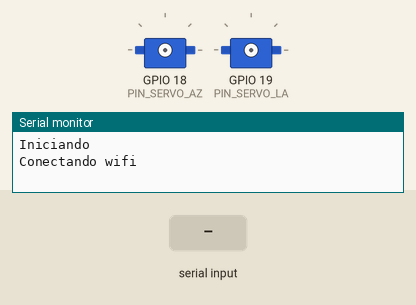
Recording of a sketch running on a simulated ESP32. Parts: 2 × servo, the last lines printed to the serial monitor. The test bench sets the inputs (shaded band). WiFi joins after 1.5 s; servers stay silent unless stated; no MQTT or app messages arrive unless stated.

Above: at 0.1 s.
At 3.7 s:
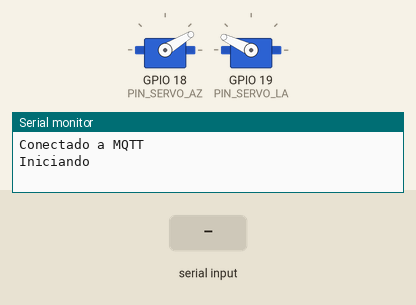
3.8 s: "Y" received over the second serial link
At 9.6 s:
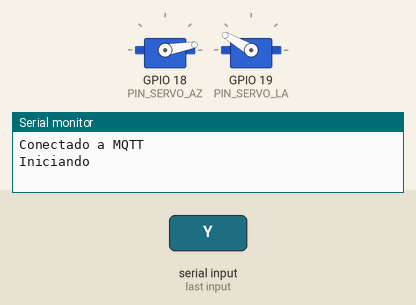
9.8 s: "1" received over the second serial link
Timing chart, 0 to 71.3 s (numbered marks = the images above; inputs shaded):
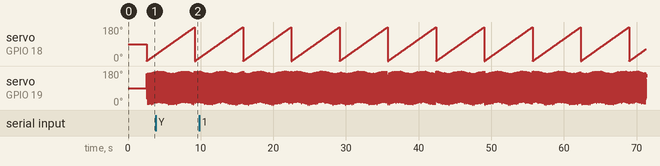

Measured:
- by itself, servo on GPIO 18 (PIN_SERVO_AZ): ramps from 0° to 180° and jumps back, once every 6.6 s

The sketch:

lidarCodigo.ino
```cpp
#include <ESP32Servo.h>
#include <DFRobot_TFmini.h>
#include <WiFi.h>
#include <PubSubClient.h>
#include <ArduinoJson.h>

// El ESP32 tiene Serial2 por hardware en los pines 16 y 17
#define RXD2 17 // Conectar al TX (Verde) del TFmini
#define TXD2 16 // Conectar al RX (Azul) del TFmini

#define PIN_SERVO_AZ 18
#define PIN_SERVO_LA 19

//Definición de los sensores y actuadores
DFRobot_TFmini TFmini;
Servo MOTOR_AZ;
Servo MOTOR_LA;


//-----------------------Credenciales de Wifi -------------------
int status = WL_IDLE_STATUS;
const char *NAME = "sagemcomDF20";
const char *PASS = "EDUZNU2N2CDNJN";

//---------------------------------------------------------------

//-----------------------Credenciales de MQTT -------------------
const char* MQTT_SERVER = "192.168.0.27";
const int MQTT_PORT = 1883;
const char* MQTT_USER = "";
const char* MQTT_PASSWORD = "";
const char* MQTT_TOPIC = "Lidar/Distance";
//---------------------------------------------------------------

//Inicialización de cliente MQTT
WiFiClient espClient;
PubSubClient client(espClient);

JsonDocument doc;

uint16_t  distanceT;

//-----------------------Declaración de funciones -------------------
void wifiSetup();
void mqttSetup();
void servoSetup();
//-------------------------------------------------------------------

void setup() {

  Serial.begin(115200);
  Serial.println("Iniciando");

  wifiSetup();
  mqttSetup();
  servoSetup();

  Serial2.begin(115200, SERIAL_8N1, RXD2, TXD2);
  TFmini.begin(Serial2);
  Serial.println("Iniciando");
  delay(1000);


}

void loop() {

  for(uint8_t j = 0; j <= 180;j++)//Comienza el barrido con el ángulo theta
  {

    MOTOR_AZ.write(j);

    doc["theta"] = j;
    JsonArray distances = doc["distances"].to<JsonArray>();
    /*El array se irá enviado con el siguiente formato :
    theta: <valor>, distances: [<valor1>, <valor2>, ...] */

    if(j%2 == 0) //Si el ángulo es par o cero irá hacia un lado si no al contrario
    {
      for(uint8_t i = 0; i <= 180; i++) //Movemos el angulo phi y creamos el vector de distancias
      {
        client.loop();
        MOTOR_LA.write(i);
        if(TFmini.measure())
        {
          distanceT = TFmini.getDistance();
          distances.add(distanceT); //Añadimos la distancia
       }

      }
   }else{
    for(uint8_t i = 181; i > 0; i--)
    {
        client.loop();
        MOTOR_LA.write(i);
        if(TFmini.measure()){
          distanceT = TFmini.getDistance();
          distances.add(distanceT);
        }

      }
    }
    //Serializamos el JSON y lo publicamos en el tópico MQTT
    char buffer[1024];
    size_t n = serializeJson(doc, buffer);
    client.publish(MQTT_TOPIC, buffer, n);
  }
}


 void wifiSetup()
 {
  WiFi.mode(WIFI_STA);
  WiFi.begin(NAME, PASS);
  while(status != WL_CONNECTED){
    Serial.println("Conectando wifi");
    delay(500);
    status = WiFi.status();
  }
  Serial.print("WiFi conectado. IP del ESP32: ");
}

void mqttSetup()
{
  client.setClient(espClient);
  client.setServer(MQTT_SERVER, MQTT_PORT);
  while (!client.connected()){
      Serial.println("Conectando MQTT...");
      if (client.connect("espClient_lidar", MQTT_USER, MQTT_PASSWORD)) {
        Serial.println("Conectado a MQTT");
      } else {
        Serial.print("Error al conectar a MQTT, rc=");
        Serial.print(client.state());
        delay(2000);
      }
  }
    client.setBufferSize(1024);
}

void servoSetup()
{
//Alocamos los timer para confirmar el correcto funcionamiento
  ESP32PWM::allocateTimer(0);
  ESP32PWM::allocateTimer(1);
  ESP32PWM::allocateTimer(2);
  ESP32PWM::allocateTimer(3);

  MOTOR_AZ.setPeriodHertz(50);
  MOTOR_LA.setPeriodHertz(50);

  MOTOR_AZ.attach(PIN_SERVO_AZ, 500, 2400);
  MOTOR_LA.attach(PIN_SERVO_LA, 500, 2400);
}
```

DFRobot_TFmini.cpp
```cpp
#include <DFRobot_TFmini.h>

void      DFRobot_TFmini::begin(Stream &s_)
{
    TFSerial = &s_;
    //TFSerial->begin(115200);
}

bool      DFRobot_TFmini::measure(void)
{
    uint8_t       TFbuff[9] = {0};
    long          checksum  = 0 ;
    while(TFSerial->available()){
        TFbuff[0] = TFSerial->read();
        checksum += TFbuff[0];
        if(TFbuff[0] == 'Y'){
            TFbuff[1] = TFSerial->read();
            checksum += TFbuff[1];
            if(TFbuff[1] == 'Y'){
                for(int i = 2;i < 8;i++){
                    TFbuff[i] = TFSerial->read();
                    checksum += TFbuff[i];
                }
                TFbuff[8] = TFSerial->read();
                checksum &= 0xff;
                if(checksum == TFbuff[8]){
                    distance = TFbuff[2]+TFbuff[3]*256;
                    strength = TFbuff[4]+TFbuff[5]*256;
                    return true;
                }else{
                    checksum  = 0;
                }
            }else{
                checksum  = 0;
            }
        }else{
            checksum  = 0;
        }
    }
    return false;
}

uint16_t  DFRobot_TFmini::getDistance(void)
{
    return distance;
}

uint16_t  DFRobot_TFmini::getStrength(void)
{
    return strength;
}
```

DFRobot_TFmini.h
```cpp
#ifndef __DFRobot_TFmini_H__
#define __DFRobot_TFmini_H__

#include <Arduino.h>
#include <stdint.h>
#include <Wire.h>
#include "stdio.h"
#include <SoftwareSerial.h>

class DFRobot_TFmini
{
public:
    void                begin(Stream &s_);
    bool                measure(void);
    uint16_t            getDistance(void);
    uint16_t            getStrength(void);
private:
    Stream		*TFSerial;
    uint16_t            distance = 0;
    uint16_t            strength = 0;
};

#endif
```
